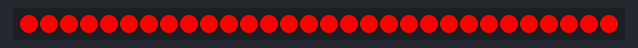
The sketch below on a simulated Arduino Uno, built with avr-gcc and run on an emulated ATmega328P. Shown: 30 RGB LEDs in strip order, left to right. Random numbers use the default seed unless the sketch sets one.

Above: at 0.1 s.
At 1.1 s:
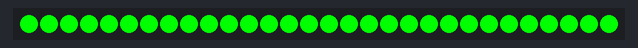
At 2.1 s:
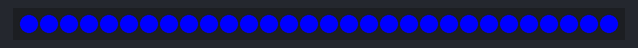
At 10.27 s:
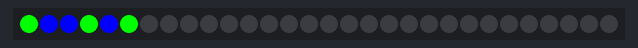
At 21.04 s:
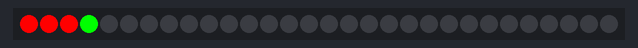
At 39.93 s:
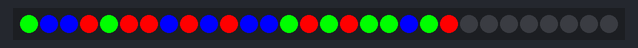

Measured:
- what the display in image 1 shows lasts 1.0 s, from 1.0 s to 2.0 s

The sketch:

hellodotstar.ino
```cpp
#include <Adafruit_DotStar.h>
#include <SPI.h>

// Number of LEDs in strip
#define NUMPIXELS    30
#define RED    0xFF0000
#define GREEN  0x00FF00
#define BLUE   0x0000FF
#define WHITE  0xFFFFFF
#define BLACK  0x000000

uint32_t frame[NUMPIXELS];
uint32_t colors[] =
  {RED, GREEN, BLUE, WHITE, BLACK};

Adafruit_DotStar strip =
  Adafruit_DotStar(NUMPIXELS, DOTSTAR_BGR);

void setup() {
  strip.begin(); // Initialize pins for output

  // Write all LEDs to be red
  for (int i = 0; i < NUMPIXELS; i++) {
    strip.setPixelColor(i, RED);
  }
  strip.show();
  delay(1000);
  // Write all LEDs to be green
  for (int i = 0; i < NUMPIXELS; i++) {
    strip.setPixelColor(i, GREEN);
  }
  strip.show();
  delay(1000);
  // Write all LEDs to be blue
  for (int i = 0; i < NUMPIXELS; i++) {
    strip.setPixelColor(i, BLUE);
  }
  strip.show();
  delay(1000);
}
void loop() {
  // Start off with LEDs set to random colors
  for (int i = 0; i < NUMPIXELS; i++) {
    frame[i] = colors[random(3)];   // Save the color in the frame
  }
  DisplayFrame(frame);

  // Slowly clear the strip, one LED at a time
  for (int j = 0; j <= NUMPIXELS - 1; j++)
  {
    // Slide all colors down one LED
    for (int i = 0; i <= NUMPIXELS - 1; i++) {
      frame[i] = frame[i+1];
    }
    frame[NUMPIXELS-1] = BLACK;
    DisplayFrame(frame);
    delay(50);
  }
}

// Put a frame's worth of colors out on the LED strip
void DisplayFrame(uint32_t * NewFrame) {
  for (int i = 0; i < NUMPIXELS; i++) {
    strip.setPixelColor(i, NewFrame[i]);
  }
  strip.show();
}
```
